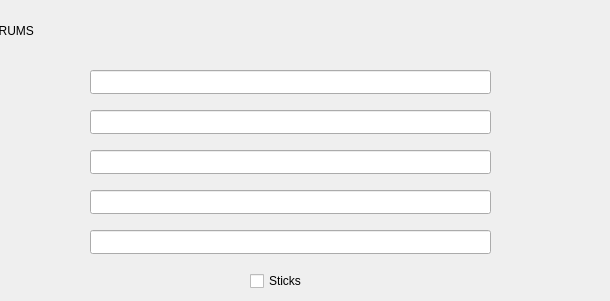
        <widget class="QWidget" name="page_11">
         <widget class="QLineEdit" name="drumsMaterial_lineEdit_3">
          <property name="geometry">
           <rect>
            <x>90</x>
            <y>230</y>
            <width>401</width>
            <height>24</height>
           </rect>
          </property>
         </widget>
         <widget class="QLineEdit" name="drumsType_lineEdit_3">
          <property name="geometry">
           <rect>
            <x>90</x>
            <y>190</y>
            <width>401</width>
            <height>24</height>
           </rect>
          </property>
         </widget>
         <widget class="QLineEdit" name="drumsModel_lineEdit_3">
          <property name="geometry">
           <rect>
            <x>90</x>
            <y>70</y>
            <width>401</width>
            <height>24</height>
           </rect>
          </property>
         </widget>
         <widget class="QLineEdit" name="drumsCount_lineEdit_3">
          <property name="geometry">
           <rect>
            <x>90</x>
            <y>110</y>
            <width>401</width>
            <height>24</height>
           </rect>
          </property>
         </widget>
         <widget class="QCheckBox" name="drumsSticks_checkBox_3">
          <property name="geometry">
           <rect>
            <x>250</x>
            <y>270</y>
            <width>78</width>
            <height>22</height>
           </rect>
          </property>
          <property name="text">
           <string>Sticks</string>
          </property>
         </widget>
         <widget class="QLineEdit" name="drumsPrice_lineEdit_3">
          <property name="geometry">
           <rect>
            <x>90</x>
            <y>150</y>
            <width>401</width>
            <height>24</height>
           </rect>
          </property>
         </widget>
         <widget class="QLabel" name="drumsName_label_3">
          <property name="geometry">
           <rect>
            <x>-10</x>
            <y>0</y>
            <width>601</width>
            <height>61</height>
           </rect>
          </property>
          <property name="text">
           <string>DRUMS</string>
          </property>
         </widget>
        </widget>
